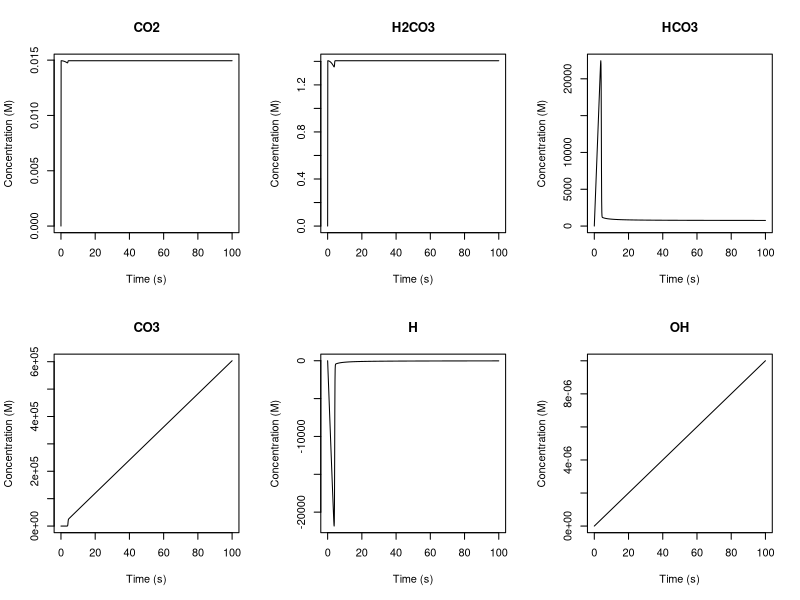

Generate this figure with R:

# Load the deSolve package

setwd("F:/Model_Projects/Model_Projects_R/Micro_Greens/v.1/v.1.3")

library(deSolve)

k_data <- read.csv("Reaction_Parameters.csv")
species_data <- read.csv("Chemical_Nom.csv")

# Initialize an empty list to store the parameter values
parms <- list()

# Loop through the rows of the data frame
for(i in 1:nrow(k_data)) {
  
  # Extract the reaction code, kf, and kb values
  reaction_code <- k_data[i, "Reaction_Code"]
  kf <- k_data[i, "kf"]
  kb <- k_data[i, "kb"]
  
  # Assign the kf and kb values to dynamically created variables
  assign(paste0("k", reaction_code, "f"), kf)
  assign(paste0("k", reaction_code, "b"), kb)
  
  # Add the parameter values to the list
  parms[[paste0("k", reaction_code, "f")]] <- kf
  parms[[paste0("k", reaction_code, "b")]] <- kb
}

# initialize lists to hold state variable names and initial concentrations


# Define the function for the system of differential equations
carbonate_eqs <- function(t, y, parms) {
  
  # Unpack the state variables
  CO2 <- y[1]
  H2CO3 <- y[2]
  HCO3 <- y[3]
  CO3 <- y[4]
  H <- y[5]
  OH <- y[6]
  
  # Unpack the rate constants
  k1f <- parms$k1_0f
  k1b <- parms$k1_0b
  k11f <- parms$k1_1f
  k11b <- parms$k1_1b
  k12f <- parms$k1_2f
  k12b <- parms$k1_2b
  kwf <- parms$kwf
  kwb <- parms$kwb
  kgf <- parms$kgf
  kgb <- parms$kgb
  
  kH<-parms$kH<-.034 # At 25°C and 1 atm pressure, the value of kH for CO2 is approximately 3.4 x 10^-2 mol/L/atm.
  PCO2<-parms$PCO2<-.0101 # PCO2 = (412 ppm) * (1/10^6) * (24.45 L/mol) = 0.0101 atm
  
  # Calculate the reaction rates
  dCO2 <- kgf*(PCO2 - kH*CO2) - k1f*CO2 + k1b*H2CO3 - kgb*CO2
  dH2CO3 <- k1f * CO2 - k1b * H2CO3 - k11f * H2CO3 + k11b * H * HCO3
  dHCO3 <- k11f * H2CO3 - k11b * H * HCO3 - k12f * HCO3 + k12b * H * CO3
  dCO3 <- k12f * HCO3 - k12b * H * CO3
  dH <- kwf - kwb * H * OH - k11f*H2CO3 - k11b*H*HCO3 + k12f*HCO3 -k12b*CO3*H
  dOH <- kwf - kwb * H * OH
  
  
  # Write out equations as described in the equations. In the future, it may be better to write them in terms of pool inputs and outputs, then just take the sum 
  
  # Return the derivatives as a list
  list(c(dCO2, dH2CO3, dHCO3, dCO3, dH, dOH))
}
# Set the initial state variables and rate constants
y0 <- c(CO2 = 0, H2CO3 = 0, HCO3 = 0.0, CO3 = 0.00, H = 1e-5, OH = 1e-9)
#parms <- c(k1f = 1e-3, k1b = 1e-2, k11f = 1e-4, k11b = 1e-5, k12f = 1e-7, k12b = 1e-8, kwf = 1e-14, kwb = 1e-14)

# Set the time interval to simulate
t <- seq(0, 100, by = 0.1)

# Solve the system of differential equations using the ode solver in deSolve
out <- ode(y = y0, times = t, func = carbonate_eqs, parms = parms)

# Plot the results
plot(out, xlab = "Time (s)", ylab = "Concentration (M)")
